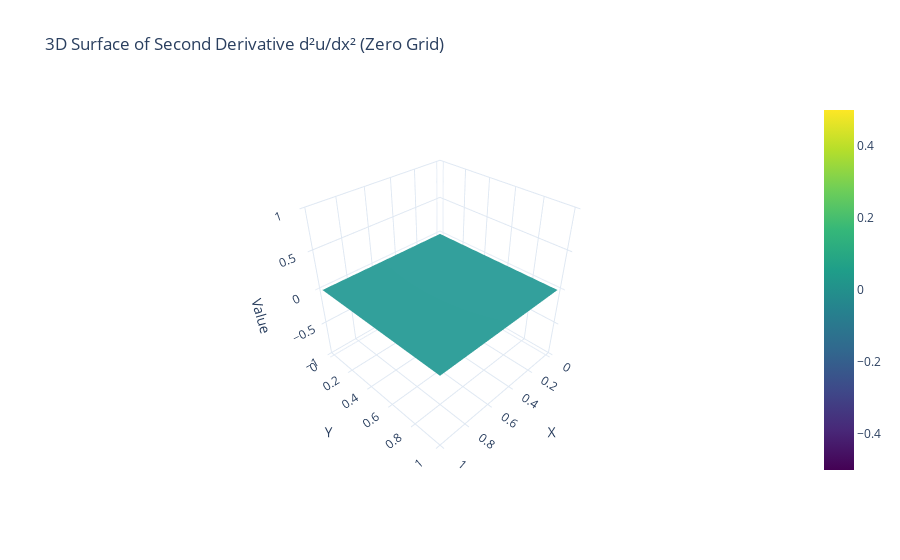
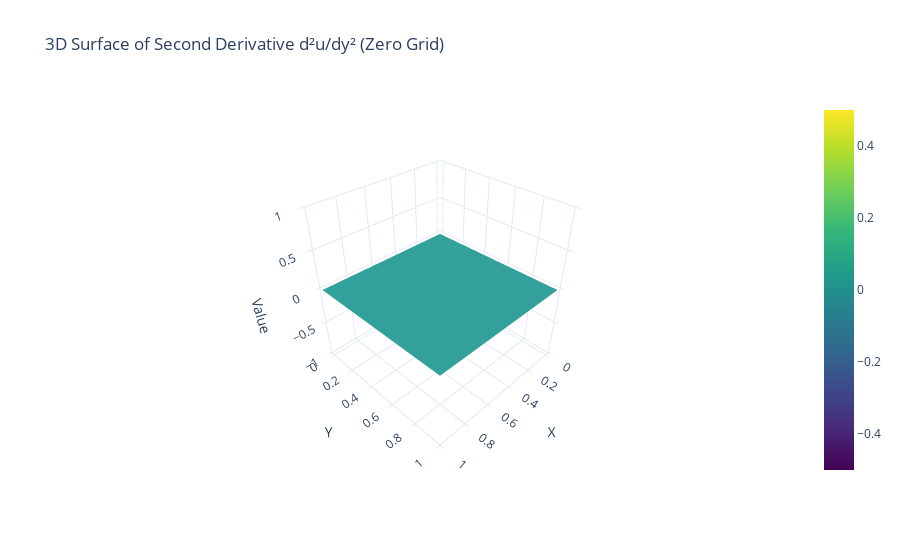
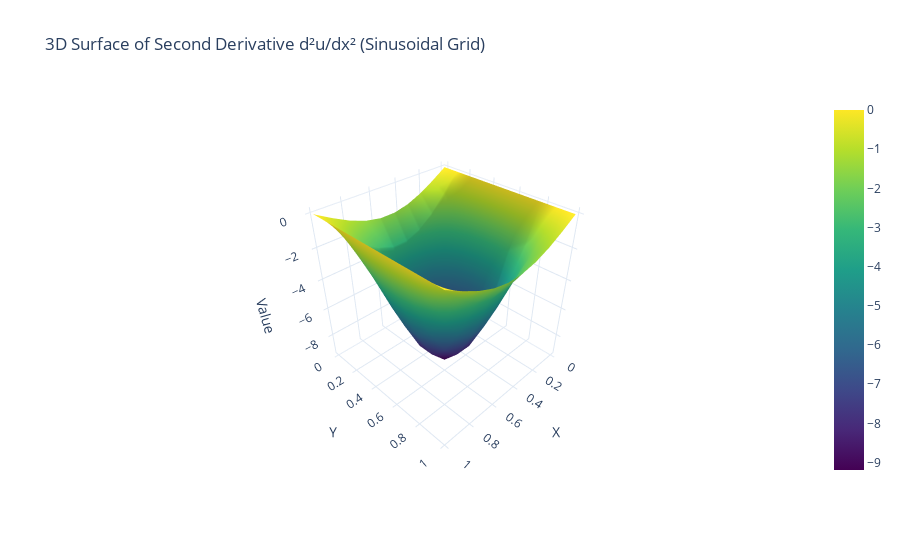
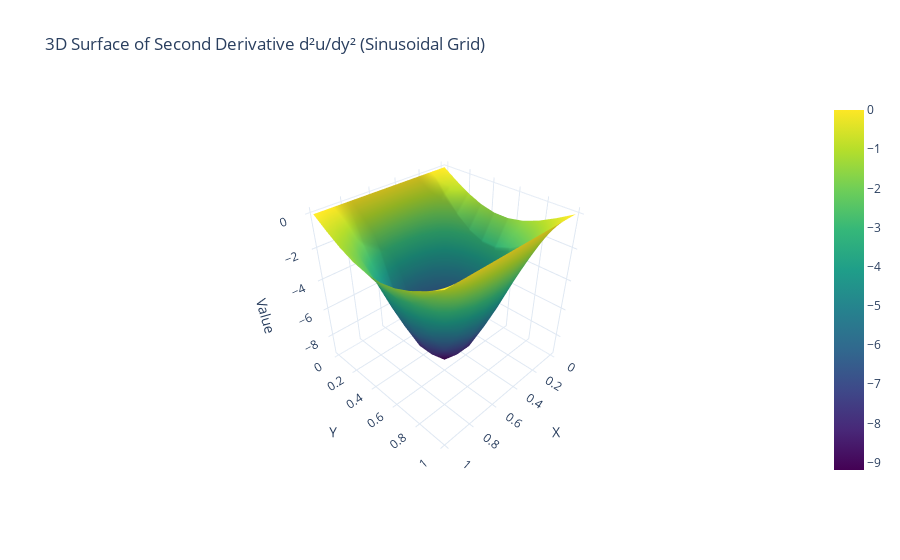

These figures' notebook cell, in order:
### Markdown cell above
## Computing the Laplacian with numpy

### Code cell
# Step 2: Finite difference formula for the second order derivative using gradient
def finite_difference_2d(u, hx, hy):
    # Compute the gradient
    grad_u = np.gradient(u, hx, hy)
    
    # Second derivative in x direction
    d2u_dx2 = np.gradient(grad_u[0], hx, axis=0)  # Gradient in x direction
    # Second derivative in y direction
    d2u_dy2 = np.gradient(grad_u[1], hy, axis=1)  # Gradient in y direction
    
    return d2u_dx2, d2u_dy2

# Example usage
hx = 1 / (Nx - 1)
hy = 1 / (Ny - 1)

# Test 1: Zero grid
u1 = np.zeros((Nx, Ny))  # Example grid
d2u_dx2_1, d2u_dy2_1 = finite_difference_2d(u1, hx, hy)

# Test 2: Sinusoidal grid
u2 = np.sin(np.pi * np.linspace(0, 1, Nx)[:, None]) * np.sin(np.pi * np.linspace(0, 1, Ny))  # 2D sinusoidal function
d2u_dx2_2, d2u_dy2_2 = finite_difference_2d(u2, hx, hy)

# Test 3: Linear grid
u3 = np.linspace(0, 1, Nx)[:, None] * np.linspace(0, 1, Ny)  # 2D linear function
d2u_dx2_3, d2u_dy2_3 = finite_difference_2d(u3, hx, hy)

# Function to create 3D surface plots
def plot_3d_surface(X, Y, Z, title):
    fig = go.Figure(data=[go.Surface(z=Z, x=X, y=Y, colorscale='Viridis')])
    fig.update_layout(
        title=title,
        scene=dict(
            xaxis_title='X',
            yaxis_title='Y',
            zaxis_title='Value',
            camera=dict(eye=dict(x=1.5, y=1.5, z=1.5))
        ),
        template='plotly_white'
    )
    fig.show()

# Create meshgrid for plotting
X, Y = np.meshgrid(np.linspace(0, 1, Nx), np.linspace(0, 1, Ny))

# Plot results for Test 1
plot_3d_surface(X, Y, d2u_dx2_1, '3D Surface of Second Derivative d²u/dx² (Zero Grid)')
plot_3d_surface(X, Y, d2u_dy2_1, '3D Surface of Second Derivative d²u/dy² (Zero Grid)')

# Plot results for Test 2
plot_3d_surface(X, Y, d2u_dx2_2, '3D Surface of Second Derivative d²u/dx² (Sinusoidal Grid)')
plot_3d_surface(X, Y, d2u_dy2_2, '3D Surface of Second Derivative d²u/dy² (Sinusoidal Grid)')

# Plot results for Test 3
plot_3d_surface(X, Y, d2u_dx2_3, '3D Surface of Second Derivative d²u/dx² (Linear Grid)')
plot_3d_surface(X, Y, d2u_dy2_3, '3D Surface of Second Derivative d²u/dy² (Linear Grid)')
